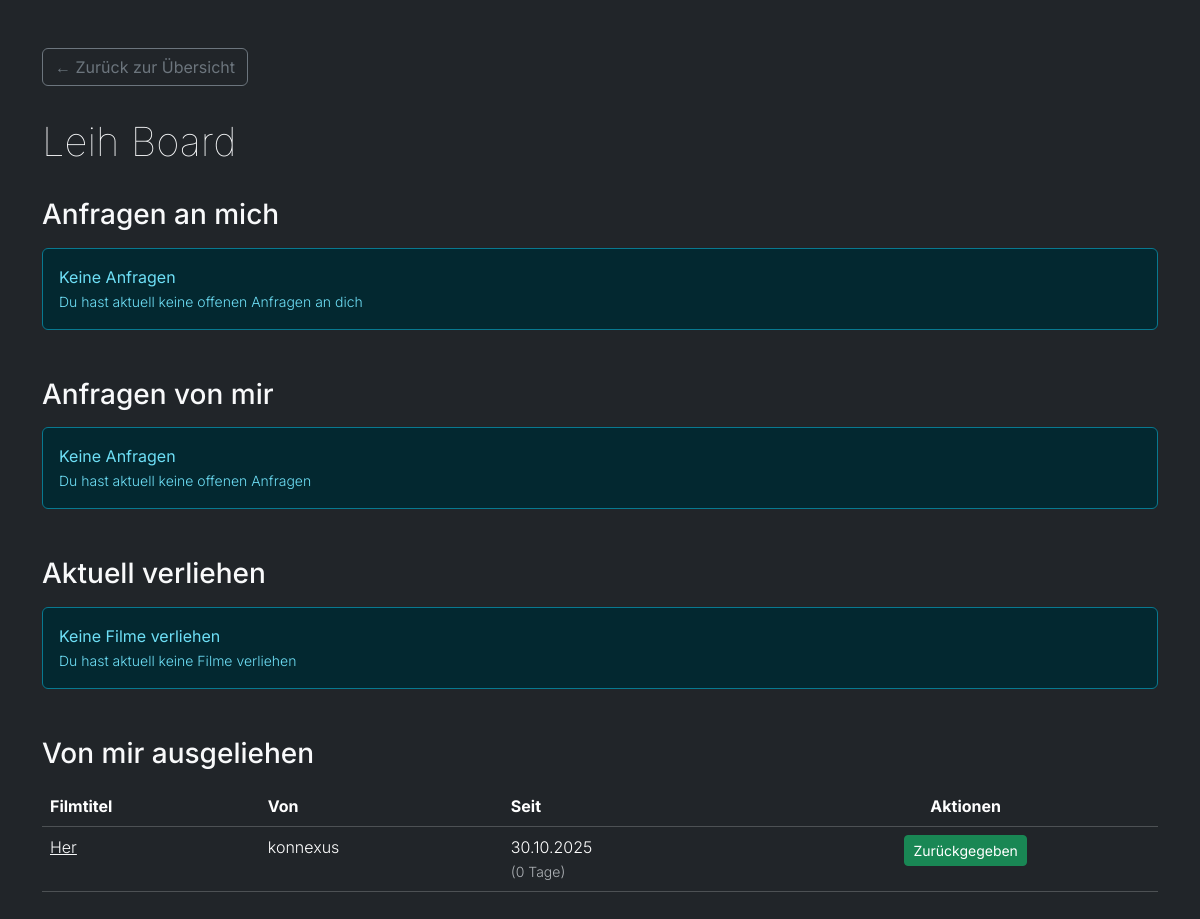
/leihboard (signed in), run on the app's committed database.
### app.py (models this page shows)
class Film(db.Model):
    id = db.Column(db.Integer, primary_key=True)
    title = db.Column(db.String(200), nullable=False)
    year = db.Column(db.Integer)
    beschreibung = db.Column(db.Text)
    tmdb_id = db.Column(db.String(20))
    poster_url = db.Column(db.String(500))
    besitzer = db.Column(db.String(100))
    verliehen_an = db.Column(db.String(100))
    verliehen_seit = db.Column(db.DateTime)
    genres = db.Column(db.String(500))  # Komma-separierte Liste von Genres
    wunschliste = db.Column(db.Boolean, default=True)

### app.py (the view)
@app.route('/leihboard')
@login_erforderlich
def leihboard():
    current_user = Benutzer.query.get(session['benutzer_id'])
    requests_to_me = LendingRequest.query.filter_by(owner_id=current_user.id).all()
    requests_to_me = sorted(requests_to_me, key=lambda x: x.borrower.name)
    requests_from_me = LendingRequest.query.filter_by(borrower_id=current_user.id).all()
    requests_from_me = sorted(requests_from_me, key=lambda x: x.owner.name)
    lent_films = Film.query.filter_by(besitzer=current_user.name).filter(Film.verliehen_an.isnot(None)).all()
    lent_films = sorted(lent_films, key=lambda x: x.verliehen_an or "")
    borrowed_films = Film.query.filter_by(verliehen_an=current_user.name).all()
    borrowed_films = sorted(borrowed_films, key=lambda x: x.besitzer or "")
    return render_template('leihboard.html', requests_to_me=requests_to_me, requests_from_me=requests_from_me, lent_films=lent_films, borrowed_films=borrowed_films, datetime=datetime)

### app.py (called while the page is built)
def login_erforderlich(f):
    @wraps(f)
    def decorated_function(*args, **kwargs):
        if "benutzer_id" not in session:
            flash("Du musst dich anmelden", "warning")
            return redirect(url_for("login"))
        return f(*args, **kwargs)
    return decorated_function

@app.context_processor
def inject_user():
    user_admin = False
    if session.get("benutzer_id"):
        user = Benutzer.query.filter_by(id=session.get("benutzer_id")).first()
        user_admin = user.is_admin if user else False
    return dict(session=session, user_admin=user_admin)

### templates/leihboard.html (shortened to what this page needs)
<!DOCTYPE html>
<html lang="de" data-bs-theme="dark">
<head>
    <link href="https://cdn.jsdelivr.net/npm/bootstrap@5.3.2/dist/css/bootstrap.min.css" rel="stylesheet">
</head>
<body class="bg-dark text-light">
    <div class="container py-5">
        <div class="back-button">
            <a href="{{ url_for('index') }}" class="btn btn-outline-secondary">
                ← Zurück zur Übersicht
            </a>
        </div>
        <h1 class="mb-4">Leih Board</h1>
        <div class="table-container">
            <h3 class="mb-3">Anfragen an mich</h3>
            {% if requests_to_me %}
                <div class="table-responsive">
                    <table class="table table-dark table-hover">
                        <thead>
                            <tr>
                                <th>Filmtitel</th>
                                <th>Von</th>
                                <th class="text-center">Aktionen</th>
                            </tr>
                        </thead>
                        <tbody>
                            {% for request in requests_to_me %}
                                <tr>
                                    <td>
                                        <a href="{{ url_for('film_detail', film_id=request.film.id) }}" class="text-light">
                                            {{ request.film.title }}
                                        </a>
                                    </td>
                                    <td>{{ request.borrower.name }}</td>
                                    <td class="text-center">
                                        <form action="{{ url_for('verleihen', film_id=request.film.id) }}" method="POST" style="display:inline;">
                                            <input type="hidden" name="verliehen_an" value="{{ request.borrower.name }}">
                                            <input type="hidden" name="next" value="leihboard">
                                            <button type="submit" class="btn btn-sm btn-warning" title="Verleihen">
                                                <i class="bi bi-hand-thumbs-up"></i> Verleihen
                                            </button>
                                        </form>
                                        <form action="{{ url_for('delete_lending_request', request_id=request.id) }}" method="POST" style="display:inline;">
                                            <input type="hidden" name="next" value="leihboard">
                                            <button type="submit" class="btn btn-sm btn-outline-danger" onclick="return confirm('Anfrage wirklich löschen?')" title="Anfrage löschen">
                                                Löschen
                                            </button>
                                        </form>
                                    </td>
                                </tr>
                            {% endfor %}
                        </tbody>
                    </table>
                </div>
            {% else %}
                <div class="alert alert-info">
                    <strong>Keine Anfragen</strong><br>
                    <small>Du hast aktuell keine offenen Anfragen an dich</small>
                </div>
            {% endif %}
        </div>
        <div class="table-container mt-5">
            <h3 class="mb-3">Anfragen von mir</h3>
            {% if requests_from_me %}
                <div class="table-responsive">
                    <table class="table table-dark table-hover">
                        <thead>
                            <tr>
                                <th>Filmtitel</th>
                                <th>An</th>
                                <th class="text-center">Aktionen</th>
                            </tr>
                        </thead>
                        <tbody>
                            {% for request in requests_from_me %}
                                <tr>
                                    <td>
                                        <a href="{{ url_for('film_detail', film_id=request.film.id) }}" class="text-light">
                                            {{ request.film.title }}
                                        </a>
                                    </td>
                                    <td>{{ request.owner.name }}</td>
                                    <td class="text-center">
                                        <form action="{{ url_for('delete_lending_request', request_id=request.id) }}" method="POST" style="display:inline;">
                                            <input type="hidden" name="next" value="leihboard">
                                            <button type="submit" class="btn btn-sm btn-outline-danger" onclick="return confirm('Anfrage wirklich löschen?')" title="Anfrage löschen">
                                                Löschen
                                            </button>
                                        </form>
                                    </td>
                                </tr>
                            {% endfor %}
                        </tbody>
                    </table>
                </div>
            {% else %}
                <div class="alert alert-info">
                    <strong>Keine Anfragen</strong><br>
                    <small>Du hast aktuell keine offenen Anfragen</small>
                </div>
            {% endif %}
        </div>
        <div class="table-container mt-5">
            <h3 class="mb-3">Aktuell verliehen</h3>
            {% if lent_films %}
                <div class="table-responsive">
                    <table class="table table-dark table-hover">
                        <thead>
                            <tr>
                                <th>Filmtitel</th>
                                <th>An</th>
                                <th>Seit</th>
                                <th class="text-center">Aktionen</th>
                            </tr>
                        </thead>
                        <tbody>
                            {% for film in lent_films %}
                                <tr>
                                    <td>
                                        <a href="{{ url_for('film_detail', film_id=film.id) }}" class="text-light">
                                            {{ film.title }}
                                        </a>
                                    </td>
                                    <td>{{ film.verliehen_an }}</td>
                                    <td>
                                        {{ film.verliehen_seit.strftime('%d.%m.%Y') }}<br>
                                        <small class="text-muted">({{ (datetime.now() - film.verliehen_seit).days }} Tage)</small>
                                    </td>
                                    <td class="text-center">
                                        <form action="{{ url_for('zurueckgeben', film_id=film.id) }}" method="POST" style="display:inline;">
                                            <input type="hidden" name="next" value="leihboard">
                                            <button type="submit" class="btn btn-sm btn-success" title="Film zurückgeben">
                                                Zurückgegeben
                                            </button>
                                        </form>
                                    </td>
                                </tr>
                            {% endfor %}
                        </tbody>
                    </table>
                </div>
            {% else %}
                <div class="alert alert-info">
                    <strong>Keine Filme verliehen</strong><br>
                    <small>Du hast aktuell keine Filme verliehen</small>
                </div>
            {% endif %}
        </div>
        <div class="table-container mt-5">
            <h3 class="mb-3">Von mir ausgeliehen</h3>
            {% if borrowed_films %}
                <div class="table-responsive">
                    <table class="table table-dark table-hover">
                        <thead>
                            <tr>
                                <th>Filmtitel</th>
                                <th>Von</th>
                                <th>Seit</th>
                                <th class="text-center">Aktionen</th>
                            </tr>
                        </thead>
                        <tbody>
                            {% for film in borrowed_films %}
                                <tr>
                                    <td>
                                        <a href="{{ url_for('film_detail', film_id=film.id) }}" class="text-light">
                                            {{ film.title }}
                                        </a>
                                    </td>
                                    <td>{{ film.besitzer }}</td>
                                    <td>
                                        {{ film.verliehen_seit.strftime('%d.%m.%Y') }}<br>
                                        <small class="text-muted">({{ (datetime.now() - film.verliehen_seit).days }} Tage)</small>
                                    </td>
                                    <td class="text-center">
                                        <form action="{{ url_for('zurueckgeben', film_id=film.id) }}" method="POST" style="display:inline;">
                                            <button type="submit" class="btn btn-sm btn-success" title="Film zurückgegeben">
                                                Zurückgegeben
                                            </button>
                                        </form>
                                    </td>
                                </tr>
                            {% endfor %}
                        </tbody>
                    </table>
                </div>
            {% else %}
                <div class="alert alert-info">
                    <strong>Keine Filme ausgeliehen</strong><br>
                    <small>Du hast aktuell keine Filme von anderen geliehen</small>
                </div>
            {% endif %}
        </div>
    </div>
</body>
</html>

### templates/leihboard.html (style rules this page uses)
body { font-family: 'Inter', sans-serif; font-weight: 300; }
h1 { font-weight: 100; }
.back-button { margin-bottom: 2rem; }
.table-container { margin-top: 2rem; }

### data on the page
Film: title "Her", besitzer "konnexus", verliehen_seit "30.10.2025"
